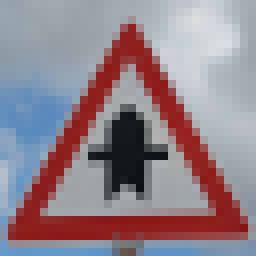
#> input picture extra_signs/intersection.png, 32 x 32 px (shown 8 times larger)
$ python -i traffic_sign_localizer.py   (imports and definitions only)   (older library calls are emulated)
#> lines starting #> are read from the running program, lines starting #| are printed output that depends on the picture
#> further down, picture is the input picture: shape (32, 32, 3); mean B, G, R 139.6, 130.3, 145.8
import pickle

import cv2
import numpy as np
import pandas as pd
import tensorflow as tf

training_file = './traffic-signs-data/train.p'
validation_file = './traffic-signs-data/valid.p'
testing_file = './traffic-signs-data/test.p'

# [6 lines not run here, left out]

# [1 line that did not run here, left out]
# [1 line that did not run here, left out]
# [1 line that did not run here, left out]
# Shuffle data
from sklearn.utils import shuffle

# Normalize the data
# [1 line that did not run here, left out]
# [1 line that did not run here, left out]
# [1 line that did not run here, left out]
# [1 line that did not run here, left out]
BATCH_SIZE = 695


# [12 lines left out: function constrast_limit, not called in this run]


def laplacian_of_gaussian(image):
    """
        Su dung bo loc nhieu Gaussian va Laplacian
    :param image:
    :return: | LoG_image |
    """
    LoG_image = cv2.GaussianBlur(image, (3, 3), 0)
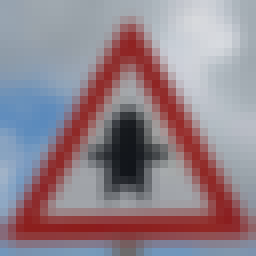
#> LoG_image: shape (32, 32, 3) (shown 8 times larger); mean B, G, R 139.3, 130.3, 146.1
    gray = cv2.cvtColor(LoG_image, cv2.COLOR_BGR2GRAY)
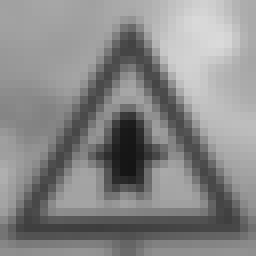
#> gray: shape (32, 32) (shown 8 times larger); min 21, max 218, mean 136
    LoG_image = cv2.Laplacian(gray, cv2.CV_8U, 3, 3, 2)
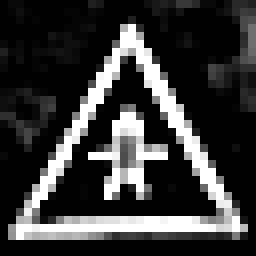
#> LoG_image: shape (32, 32) (shown 8 times larger); min 0, max 255, mean 56.8
    LoG_image = cv2.convertScaleAbs(LoG_image)
    return LoG_image


# [101 lines left out: functions binarization, preprocess_image, remove_small_components, contour_is_sign, crop_sign, find_lagest_sign, not called in this run]


# [1 line that did not run here, left out]


# [115 lines left out: function main, not called in this run]


# [22 lines not run here, left out]

>>> import cv2
>>> picture = cv2.imread('extra_signs/intersection.png')
>>> result = laplacian_of_gaussian(picture)

$ run again, on extra_signs/stop_sign.png
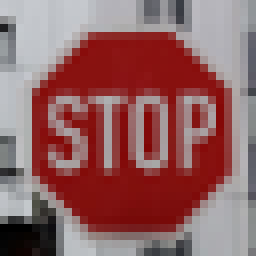
#> input picture extra_signs/stop_sign.png, 32 x 32 px (shown 8 times larger)
#> picture is the input picture: shape (32, 32, 3); mean B, G, R 99.6, 98.8, 145.5
#> in laplacian_of_gaussian, `gray = cv2.cvtColor(LoG_image, cv2.COLOR_BGR2GRAY)`:
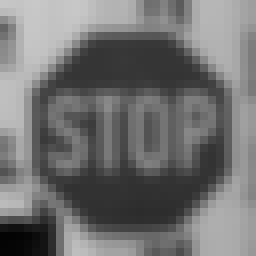
#> gray: shape (32, 32) (shown 8 times larger); min 3, max 200, mean 113.3
#> in laplacian_of_gaussian, `LoG_image = cv2.Laplacian(gray, cv2.CV_8U, 3, 3, 2)`:
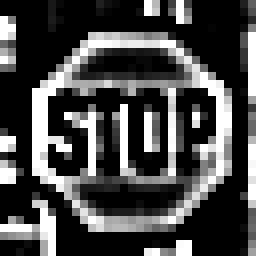
#> LoG_image: shape (32, 32) (shown 8 times larger); min 0, max 255, mean 72.8
